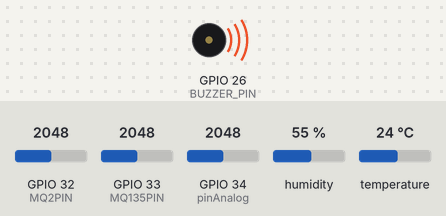
A sketch run on a simulated ESP32. Parts: buzzer (waves = sounding, pin HIGH). Inputs (shaded band) come from the test bench; at power-on: GPIO 32 (MQ2PIN) = 2048, GPIO 33 (MQ135PIN) = 2048, GPIO 34 (pinAnalog) = 2048, humidity 55 %, temperature 24 °C. WiFi joins after 1.5 s; servers stay silent unless stated; uploads are accepted with an empty reply; what the sketch prints to the serial monitor is not drawn.

Above: at 3.5 s.
At 33.8 s:
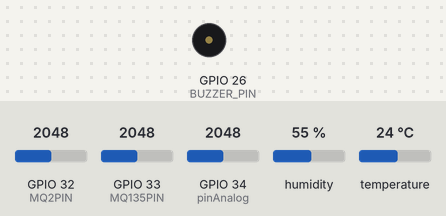
Timing chart, 0 to 81.1 s (numbered marks = the images above):
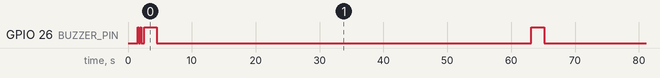

Measured:
- by itself, GPIO 26 (BUZZER_PIN): HIGH → LOW at 1.7 s, → HIGH 0.20 s later, → LOW 0.20 s later, → HIGH 0.43 s later, … (9 changes in this stretch)

The sketch:

Program_TA_.ino
```cpp
#include "DHT.h"
#include <WiFi.h>
#include <HTTPClient.h>

#define DHTPIN 2        // Port DHT22
#define DHTTYPE DHT22
#define MQ2PIN 32       // Port MQ2
#define MQ135PIN 33     // Port MQ135
const int pinAnalog = 34;  // Port PM2.5
#define BUZZER_PIN 26   // Port buzzer

DHT dht(DHTPIN, DHTTYPE);

const char* ssid = "Kost Sidorame 12";
const char* password = "Barokah99";
const char* serverUrl = "https://airsense.airquality.my.id/sensor";
const char* apiKey = "23145-ECDBA-78609-GIJFH";

// Variabel untuk interval pengiriman
unsigned long normalInterval = 600000;  // 10 menit
unsigned long dangerInterval = 60000;   // 1 menit
unsigned long previousMillis = 0;       // Waktu terakhir data dikirim
bool lastDangerState = false;           // Menyimpan status bahaya sebelumnya

void setup() {
  Serial.begin(9600);
  WiFi.begin(ssid, password);
  pinMode(BUZZER_PIN, OUTPUT);

  while (WiFi.status() != WL_CONNECTED) {
    delay(500);
    Serial.print(".");
  }

  Serial.println("\nConnected to WiFi!");
  for (int i = 0; i < 2; i++) {
    digitalWrite(BUZZER_PIN, HIGH);
    delay(200);
    digitalWrite(BUZZER_PIN, LOW);
    delay(200);
  }

  dht.begin();
}

void loop() {
  unsigned long currentMillis = millis();

  // Cek koneksi WiFi
  if (WiFi.status() != WL_CONNECTED) {
    Serial.println("WiFi Disconnected, reconnecting...");
    WiFi.reconnect();
    delay(5000);
    return;
  }

  // Pembacaan sensor PM2.5
  int pm25_raw = analogRead(pinAnalog);
  float pm25_voltage = pm25_raw * (5.0 / 7023.0);  // Konversi ADC ke Voltase (5V referensi)
  int pm25 = round(pm25_voltage * 100);  // Kalibrasi ke µg/m³ (sesuaikan jika perlu)

  // Pembacaan sensor DHT
  int suhu = dht.readTemperature();
  int kelembaban = dht.readHumidity();

  // Pembacaan sensor MQ2
  float MW_CO = 28.01;  // Berat molekul CO dalam g/mol
  float R = 0.0821;  // Konstanta gas ideal dalam L·atm/(mol·K)
  float P = 1.0;  // Tekanan atmosfer (diasumsikan 1 atm)
  float Vm = (R * (suhu + 273.15)) / P;
  float co_ppm = analogRead(MQ2PIN) * (5.0 / 6023.0); // Baca sensor MQ-2
  float co = co_ppm * (MW_CO / Vm);  // Konversi PPM ke µg/m³

  // Pembacaan sensor MQ135
  float tvoc_raw = analogRead(MQ135PIN);
  float tvoc = tvoc_raw * (5.0 / 20023.0);  // Konversi ADC ke Voltase (5V referensi)

  // Tampilkan data di Serial Monitor
  Serial.print("PM2.5: "); Serial.print(pm25); Serial.print("µg/m3 | ");
  Serial.print("CO: "); Serial.print(co); Serial.print("mg/m3 | ");
  Serial.print("TVOC: "); Serial.print(tvoc); Serial.print("ppm | ");
  Serial.print("Suhu: "); Serial.print(suhu); Serial.print("°C | ");
  Serial.print("Kelembaban: "); Serial.print(kelembaban); Serial.println("% | ");

  // Cek kondisi bahaya
  bool isDanger = (pm25 > 61 || co > 2.0 || tvoc > 0.66 || suhu > 36 || kelembaban > 99);
  unsigned long sendInterval = isDanger ? dangerInterval : normalInterval;

  // Jika ada perubahan status bahaya atau sudah waktunya mengirim data
  if (isDanger != lastDangerState || (currentMillis - previousMillis >= sendInterval)) {
    previousMillis = currentMillis;
    lastDangerState = isDanger; // Simpan status terakhir

    sendData(pm25, co, tvoc, suhu, kelembaban);

    // Jika dalam kondisi bahaya, nyalakan buzzer
    if (isDanger) {
      digitalWrite(BUZZER_PIN, HIGH);
      delay(2000);
      digitalWrite(BUZZER_PIN, LOW);
    }
  }

  delay(1000);  // Loop tetap berjalan tanpa mengganggu pembacaan data
}

// Fungsi untuk mengirim data ke server
void sendData(int pm25, float co, float tvoc, int suhu, int kelembaban) {
  HTTPClient http;
  http.begin(serverUrl);
  http.addHeader("Content-Type", "application/json");
  http.addHeader("X-API-KEY", apiKey);

  String jsonPayload = "{\"pm25\":" + String(pm25) +
                       ",\"co\":" + String(co) +
                       ",\"tvoc\":" + String(tvoc) +
                       ",\"suhu\":" + String(suhu) +
                       ",\"kelembaban\":" + String(kelembaban) + "}";

  int httpResponseCode = http.POST(jsonPayload);
  if (httpResponseCode > 0) {
    Serial.println("Data sent successfully!");
  } else {
    Serial.print("Error on sending POST: ");
    Serial.println(httpResponseCode);
  }
  http.end();
}
```
